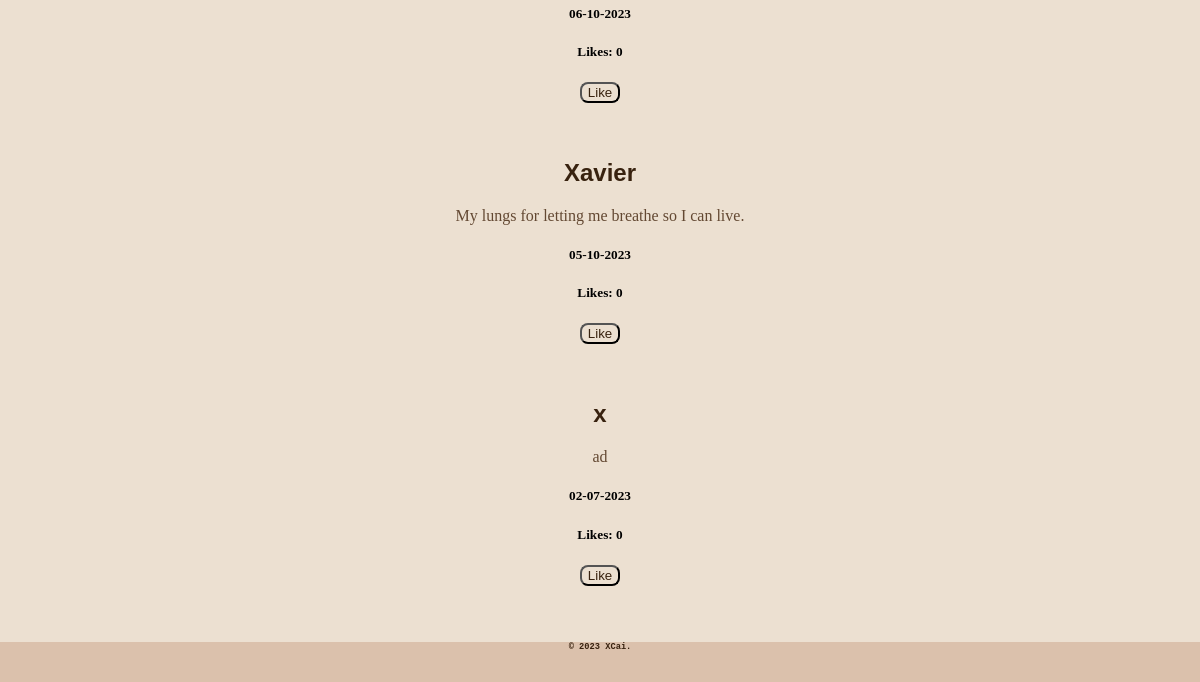
The page /public_posts (lower part) on the database as committed earlier.
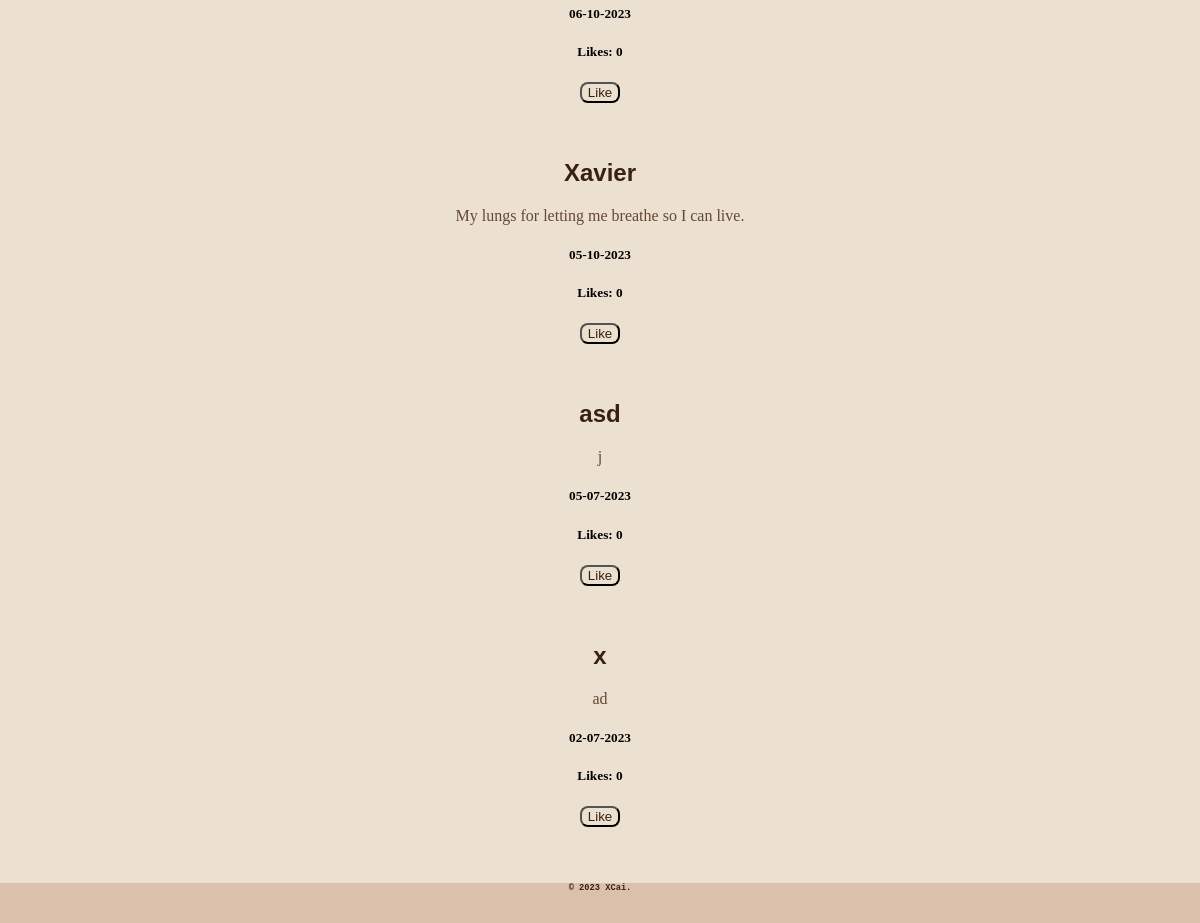
The same page on the database as committed later.
### tables this page shows
CREATE TABLE Gratitude_idea (id INTEGER PRIMARY KEY REFERENCES LikedPosts (id), date TEXT, username TEXT, content TEXT, like_count INTEGER DEFAULT (0), favorited INTEGER);

### routes.py (the view)
@app.route('/public_posts')
def public_posts():
    conn = sqlite3.connect("mindful.db")
    cur = conn.cursor()
    cur.execute('SELECT username, content, date, id, like_count FROM Gratitude_idea ORDER BY date DESC')
    results = cur.fetchall()
    return render_template("public_posts.html", results=results)

### templates/public_posts.html (shortened to what this page needs)
{% extends 'layout.html' %}
{% block content %}
{% for results in results %}
<div>
        <h2>
        {{ results[0] }}
        </h2>
        <p>
        {{ results[1] }}
        </p>
        <h5>
        {{results[2]}}
        </h5>
        <h5>
        Likes: {{results[4]}}
        </h5>
        <form action="/like" method="post">
            <input class="button" type="submit" value="Like">
        </form>
</div>
{% endfor %}
{% endblock %}

Rows that differ between the two databases and show on the page:
added Gratitude_idea: username "asd", content "j", date "05-07-2023", like_count "0"
